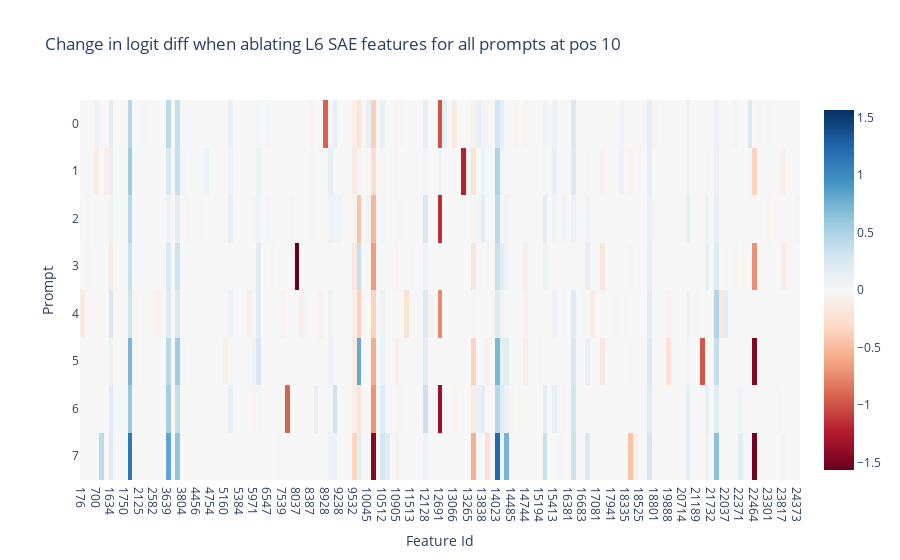

Notebook code cell kept with this figure:
### Code cell
fig = px.imshow(
    causal_effects.detach().cpu(),
    title=f"Change in logit diff when ablating L{abl_layer} SAE features for all prompts at pos {abl_pos}",
    x=list(map(str, all_live_features.tolist())),
    color_continuous_midpoint=0,
    color_continuous_scale="RdBu",
)

# label x and y axis 
fig.update_xaxes(title_text='Feature Id')
fig.update_yaxes(title_text='Prompt')
fig.show()

### Figure 1 — Plotly figure (JSON) as saved in the notebook; plotly's stock layout.template omitted (floating-point values rounded to 4 significant figures; data arrays with more than 128 entries replaced by an {"elided": "..."} marker saying what was removed)
{"data": [{"coloraxis": "coloraxis", "hovertemplate": "x: %{x}<br>y: %{y}<br>color: %{z}<extra></extra>", "name": "0", "type": "heatmap", "x": {"elided": "151 str values"}, "xaxis": "x", "yaxis": "y", "z": {"elided": "8x151 float values"}}], "layout": {"coloraxis": {"cmid": 0, "colorscale": [[0, "rgb(103,0,31)"], [0.1, "rgb(178,24,43)"], [0.2, "rgb(214,96,77)"], [0.3, "rgb(244,165,130)"], [0.4, "rgb(253,219,199)"], [0.5, "rgb(247,247,247)"], [0.6, "rgb(209,229,240)"], [0.7, "rgb(146,197,222)"], [0.8, "rgb(67,147,195)"], [0.9, "rgb(33,102,172)"], [1, "rgb(5,48,97)"]]}, "title": {"text": "Change in logit diff when ablating L6 SAE features for all prompts at pos 10"}, "xaxis": {"anchor": "y", "constrain": "domain", "domain": [0, 1], "scaleanchor": "y", "title": {"text": "Feature Id"}}, "yaxis": {"anchor": "x", "autorange": "reversed", "constrain": "domain", "domain": [0, 1], "title": {"text": "Prompt"}}}}
